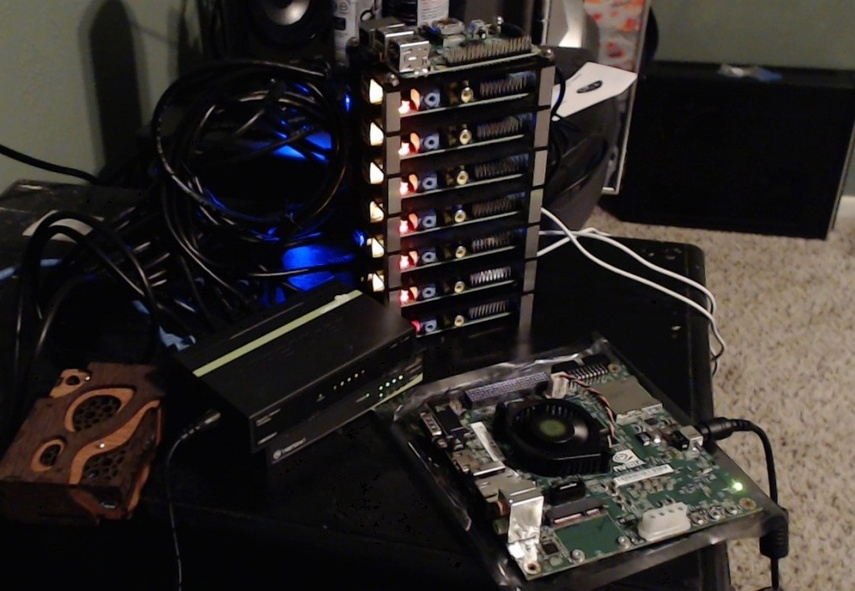
#> input picture hello/opencv/template_matching/template.jpg, 855 x 591 px, shrunk from 1018 x 703 before the run
$ python template_matching.py
#> lines starting #> are read from the running program, lines starting #| are printed output that depends on the picture; pictures that were not available may be replaced by others from this repository, and a replacement may not be noted
import numpy as np
import cv2 as cv

img = cv.imread('template.jpg')
#> img is the input picture: shape (591, 855, 3); mean B, G, R 40.7, 43.2, 48.1
img_gray = cv.cvtColor(img, cv.COLOR_BGR2GRAY)
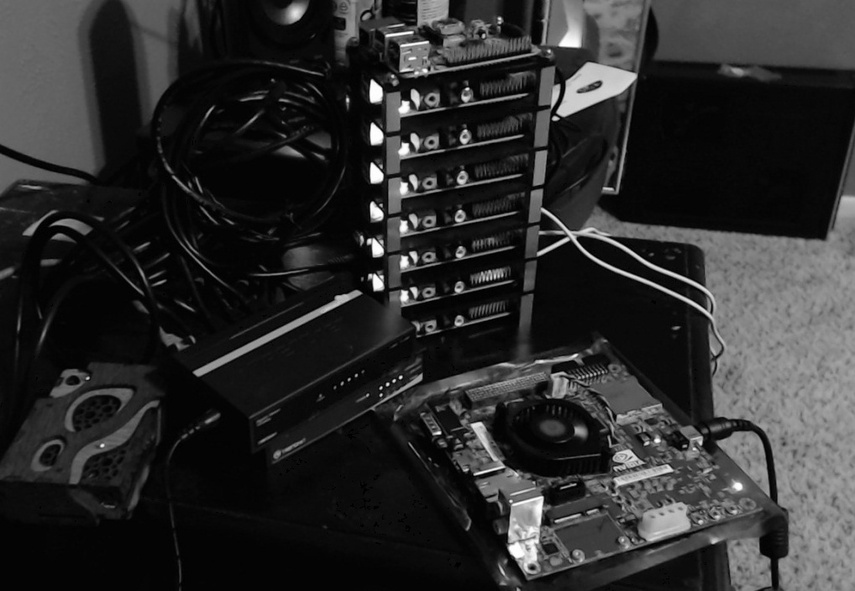
#> img_gray: shape (591, 855); min 0, max 255, mean 44.4
template = cv.imread('template_matching.jpg', 0)
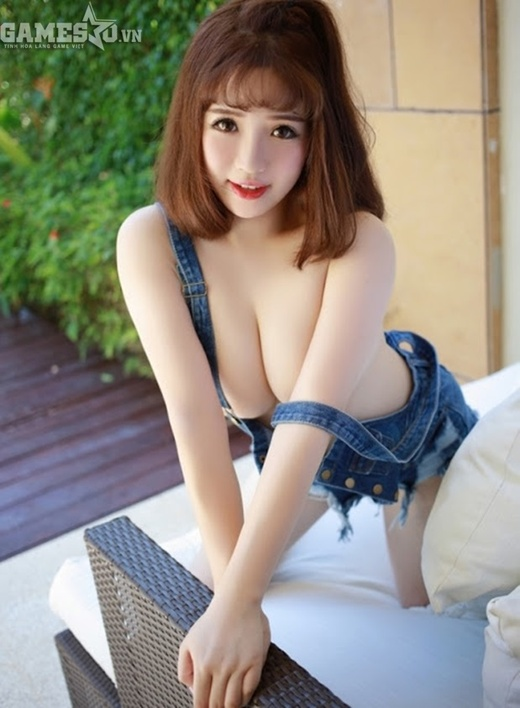
#> input picture hello/opencv/1.jpg, 520 x 708 px, shrunk from 619 x 843 before the run, given in place of template_matching.jpg, which was not available
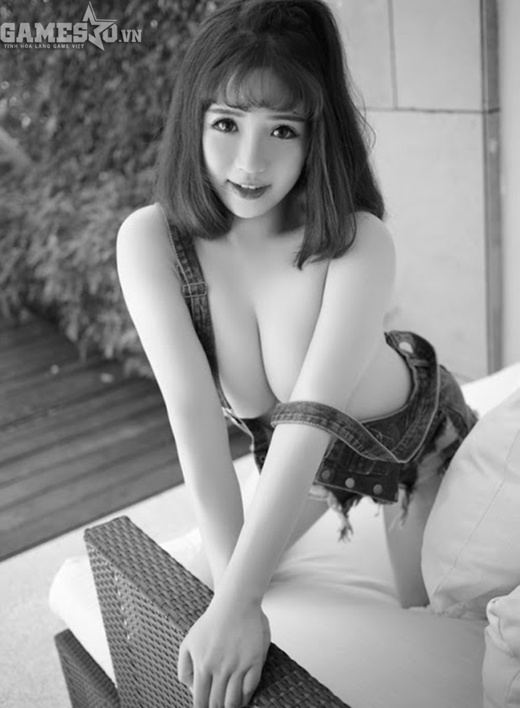
#> template: shape (708, 520); min 4, max 255, mean 140.4
w, h = template.shape[::-1]
#> w = 520; h = 708

#> (the run stopped early here; a loop or call above may not have finished)
